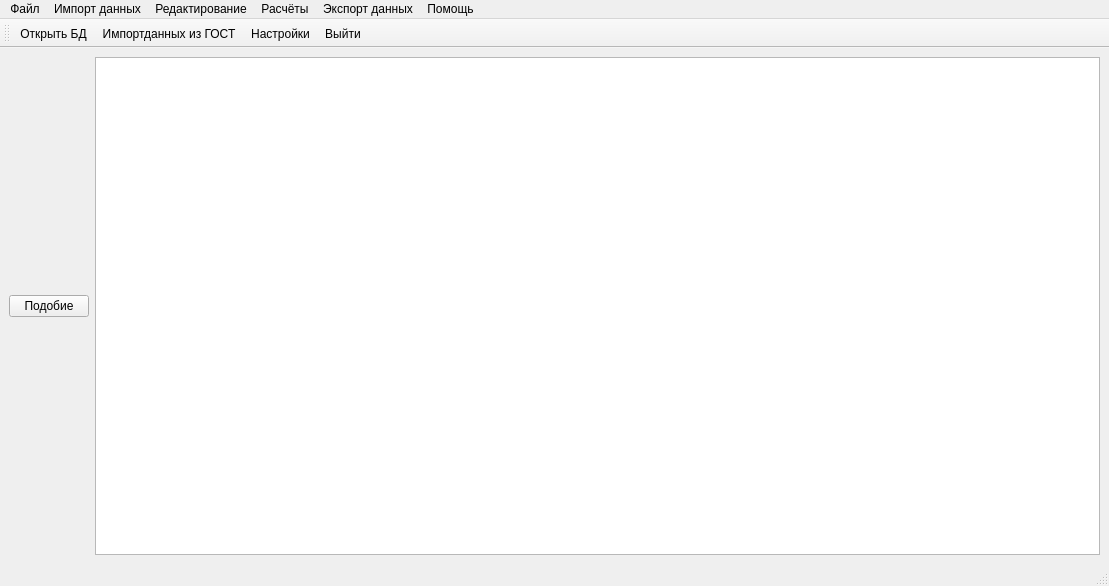
<?xml version="1.0" encoding="UTF-8"?>
<ui version="4.0">
 <class>MainWindow</class>
 <widget class="QMainWindow" name="MainWindow">
  <property name="geometry">
   <rect>
    <x>0</x>
    <y>0</y>
    <width>1109</width>
    <height>586</height>
   </rect>
  </property>
  <property name="windowTitle">
   <string/>
  </property>
  <widget class="QWidget" name="centralwidget">
   <layout class="QHBoxLayout" name="horizontalLayout">
    <item>
     <widget class="QPushButton" name="push_similarity">
      <property name="text">
       <string>Подобие</string>
      </property>
     </widget>
    </item>
    <item>
     <widget class="QTextEdit" name="textEdit">
      <property name="readOnly">
       <bool>true</bool>
      </property>
      <property name="html">
       <string>&lt;!DOCTYPE HTML PUBLIC &quot;-//W3C//DTD HTML 4.0//EN&quot; &quot;http://www.w3.org/TR/REC-html40/strict.dtd&quot;&gt;
&lt;html&gt;&lt;head&gt;&lt;meta name=&quot;qrichtext&quot; content=&quot;1&quot; /&gt;&lt;style type=&quot;text/css&quot;&gt;
p, li { white-space: pre-wrap; }
&lt;/style&gt;&lt;/head&gt;&lt;body style=&quot; font-family:'Ubuntu'; font-size:11pt; font-weight:400; font-style:normal;&quot;&gt;
&lt;p style=&quot;-qt-paragraph-type:empty; margin-top:0px; margin-bottom:0px; margin-left:0px; margin-right:0px; -qt-block-indent:0; text-indent:0px; font-family:'MS Shell Dlg 2'; font-size:8pt;&quot;&gt;&lt;br /&gt;&lt;/p&gt;&lt;/body&gt;&lt;/html&gt;</string>
      </property>
     </widget>
    </item>
   </layout>
  </widget>
  <widget class="QMenuBar" name="menubar">
   <property name="geometry">
    <rect>
     <x>0</x>
     <y>0</y>
     <width>1109</width>
     <height>25</height>
    </rect>
   </property>
   <widget class="QMenu" name="menu">
    <property name="title">
     <string>Файл</string>
    </property>
    <addaction name="actionOpenDB"/>
    <addaction name="actionSettings"/>
    <addaction name="separator"/>
    <addaction name="actionExit"/>
   </widget>
   <widget class="QMenu" name="menuExport">
    <property name="title">
     <string>Импорт данных</string>
    </property>
    <addaction name="actionImportGost"/>
    <addaction name="action_DOT"/>
   </widget>
   <widget class="QMenu" name="menu_2">
    <property name="title">
     <string>Экспорт данных</string>
    </property>
    <addaction name="actionExportDOT"/>
   </widget>
   <widget class="QMenu" name="menu_3">
    <property name="title">
     <string>Помощь</string>
    </property>
    <addaction name="actionAbout"/>
   </widget>
   <widget class="QMenu" name="menu_4">
    <property name="title">
     <string>Редактирование</string>
    </property>
    <addaction name="actionFormTypesShow"/>
    <addaction name="actionFormNodesShow"/>
    <addaction name="actionFormEdgesShow"/>
    <addaction name="actionFormRulesShow"/>
   </widget>
   <widget class="QMenu" name="menu_5">
    <property name="title">
     <string>Расчёты</string>
    </property>
    <addaction name="actionUseRulesFormShow"/>
    <addaction name="actionTemp"/>
    <addaction name="actionRollback_DB"/>
   </widget>
   <addaction name="menu"/>
   <addaction name="menuExport"/>
   <addaction name="menu_4"/>
   <addaction name="menu_5"/>
   <addaction name="menu_2"/>
   <addaction name="menu_3"/>
  </widget>
  <widget class="QStatusBar" name="statusbar"/>
  <widget class="QToolBar" name="toolBar">
   <property name="windowTitle">
    <string>toolBar</string>
   </property>
   <attribute name="toolBarArea">
    <enum>TopToolBarArea</enum>
   </attribute>
   <attribute name="toolBarBreak">
    <bool>false</bool>
   </attribute>
   <addaction name="actionOpenDB"/>
   <addaction name="actionImportGost"/>
   <addaction name="actionSettings"/>
   <addaction name="actionExit"/>
  </widget>
  <action name="actionOpenDB">
   <property name="icon">
    <iconset>
     <normaloff>:/Images/images/hd_open.png</normaloff>:/Images/images/hd_open.png</iconset>
   </property>
   <property name="text">
    <string>Открыть БД</string>
   </property>
   <property name="toolTip">
    <string>Открыть базу данных</string>
   </property>
   <property name="shortcut">
    <string>Ctrl+O</string>
   </property>
  </action>
  <action name="actionExit">
   <property name="icon">
    <iconset>
     <normaloff>:/Images/images/my_docs.png</normaloff>:/Images/images/my_docs.png</iconset>
   </property>
   <property name="text">
    <string>Выйти</string>
   </property>
   <property name="toolTip">
    <string>Выйти из программы</string>
   </property>
  </action>
  <action name="actionTestFormTR">
   <property name="icon">
    <iconset>
     <normaloff>:/Images/images/my_docs.png</normaloff>:/Images/images/my_docs.png</iconset>
   </property>
   <property name="text">
    <string>testFormTR</string>
   </property>
  </action>
  <action name="actionImportGost">
   <property name="icon">
    <iconset>
     <normaloff>:/Images/images/add.png</normaloff>:/Images/images/add.png</iconset>
   </property>
   <property name="text">
    <string>Импортданных из ГОСТ</string>
   </property>
   <property name="toolTip">
    <string>Импортданных из ГОСТ</string>
   </property>
  </action>
  <action name="actionFormTypesShow">
   <property name="text">
    <string>Типы элементов семантической сети</string>
   </property>
   <property name="toolTip">
    <string>Типы элементов семнтической сети</string>
   </property>
   <property name="shortcut">
    <string>Ctrl+T</string>
   </property>
  </action>
  <action name="actionFormNodesShow">
   <property name="text">
    <string>Концепты</string>
   </property>
   <property name="toolTip">
    <string>Концепты</string>
   </property>
   <property name="shortcut">
    <string>Ctrl+C</string>
   </property>
  </action>
  <action name="actionFormEdgesShow">
   <property name="text">
    <string>Роли</string>
   </property>
   <property name="toolTip">
    <string>Роли</string>
   </property>
   <property name="shortcut">
    <string>Ctrl+R</string>
   </property>
  </action>
  <action name="actionDaf">
   <property name="text">
    <string>Daf</string>
   </property>
  </action>
  <action name="actionFormRulesShow">
   <property name="text">
    <string>Правила логического вывода</string>
   </property>
   <property name="toolTip">
    <string>Правила логического вывода</string>
   </property>
   <property name="shortcut">
    <string>Ctrl+L</string>
   </property>
  </action>
  <action name="actionSettings">
   <property name="icon">
    <iconset>
     <normaloff>:/Images/images/sys_qualifiers.png</normaloff>:/Images/images/sys_qualifiers.png</iconset>
   </property>
   <property name="text">
    <string>Настройки</string>
   </property>
   <property name="toolTip">
    <string>Настройки</string>
   </property>
  </action>
  <action name="actionExportDOT">
   <property name="text">
    <string>Экспорт данных в DOT</string>
   </property>
  </action>
  <action name="actionAbout">
   <property name="text">
    <string>О программе</string>
   </property>
   <property name="toolTip">
    <string>О программе</string>
   </property>
  </action>
  <action name="actionUseRulesFormShow">
   <property name="text">
    <string>Логический вывод</string>
   </property>
   <property name="toolTip">
    <string>Логический вывод</string>
   </property>
  </action>
  <action name="actionTemp">
   <property name="text">
    <string>temp</string>
   </property>
  </action>
  <action name="action_DOT">
   <property name="text">
    <string>Импорт данных из DOT</string>
   </property>
  </action>
  <action name="actionRollback_DB">
   <property name="text">
    <string>Rollback DB</string>
   </property>
  </action>
 </widget>
 <resources/>
 <connections/>
</ui>
